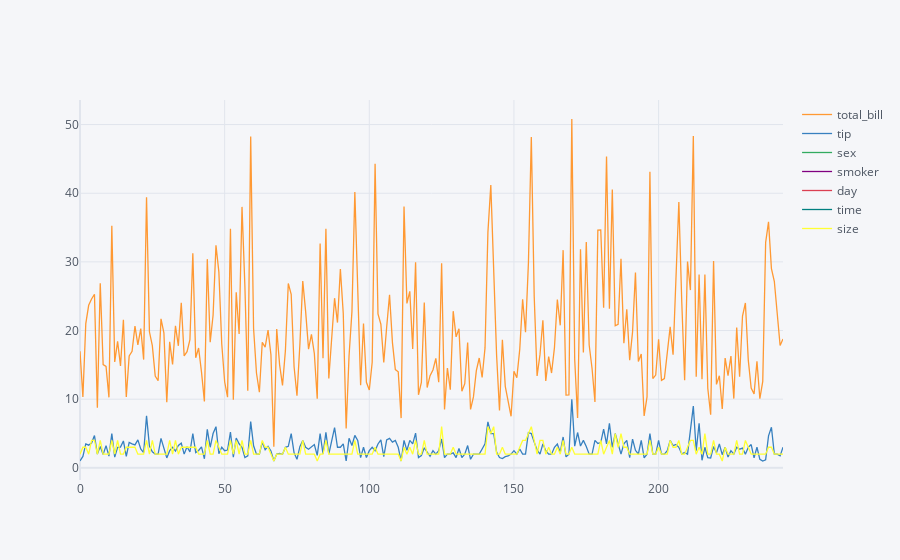

Notebook code cell kept with this figure:
### Markdown cell above
Для превращения графика в интерактивную визуализацию достаточно добавить в код всего одну букву:

### Code cell
df.iplot()

### Figure 1 — Plotly figure (JSON) as saved in the notebook; plotly's stock layout.template omitted (floating-point values rounded to 4 significant figures; data arrays with more than 128 entries replaced by an {"elided": "..."} marker saying what was removed)
{"data": [{"line": {"color": "rgba(255, 153, 51, 1.0)", "dash": "solid", "shape": "linear", "width": 1.3}, "mode": "lines", "name": "total_bill", "text": "", "type": "scatter", "x": {"elided": "244 int values"}, "y": {"elided": "244 float values"}}, {"line": {"color": "rgba(55, 128, 191, 1.0)", "dash": "solid", "shape": "linear", "width": 1.3}, "mode": "lines", "name": "tip", "text": "", "type": "scatter", "x": {"elided": "244 int values"}, "y": {"elided": "244 float values"}}, {"line": {"color": "rgba(50, 171, 96, 1.0)", "dash": "solid", "shape": "linear", "width": 1.3}, "mode": "lines", "name": "sex", "text": "", "type": "scatter", "x": {"elided": "244 int values"}, "y": {"elided": "244 str values"}}, {"line": {"color": "rgba(128, 0, 128, 1.0)", "dash": "solid", "shape": "linear", "width": 1.3}, "mode": "lines", "name": "smoker", "text": "", "type": "scatter", "x": {"elided": "244 int values"}, "y": {"elided": "244 str values"}}, {"line": {"color": "rgba(219, 64, 82, 1.0)", "dash": "solid", "shape": "linear", "width": 1.3}, "mode": "lines", "name": "day", "text": "", "type": "scatter", "x": {"elided": "244 int values"}, "y": {"elided": "244 str values"}}, {"line": {"color": "rgba(0, 128, 128, 1.0)", "dash": "solid", "shape": "linear", "width": 1.3}, "mode": "lines", "name": "time", "text": "", "type": "scatter", "x": {"elided": "244 int values"}, "y": {"elided": "244 str values"}}, {"line": {"color": "rgba(255, 255, 51, 1.0)", "dash": "solid", "shape": "linear", "width": 1.3}, "mode": "lines", "name": "size", "text": "", "type": "scatter", "x": {"elided": "244 int values"}, "y": {"elided": "244 int values"}}], "layout": {"legend": {"bgcolor": "#F5F6F9", "font": {"color": "#4D5663"}}, "paper_bgcolor": "#F5F6F9", "plot_bgcolor": "#F5F6F9", "title": {"font": {"color": "#4D5663"}}, "xaxis": {"gridcolor": "#E1E5ED", "showgrid": true, "tickfont": {"color": "#4D5663"}, "title": {"font": {"color": "#4D5663"}, "text": ""}, "zerolinecolor": "#E1E5ED"}, "yaxis": {"gridcolor": "#E1E5ED", "showgrid": true, "tickfont": {"color": "#4D5663"}, "title": {"font": {"color": "#4D5663"}, "text": ""}, "zerolinecolor": "#E1E5ED"}}}
